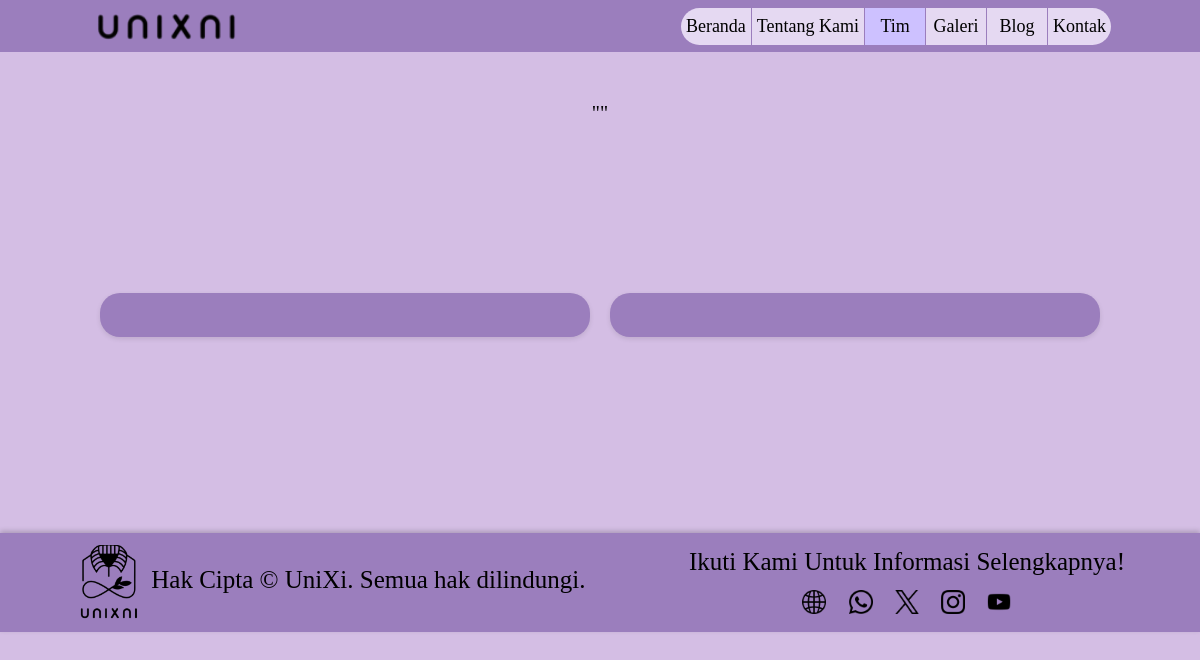
The page /tim on the database as committed earlier.
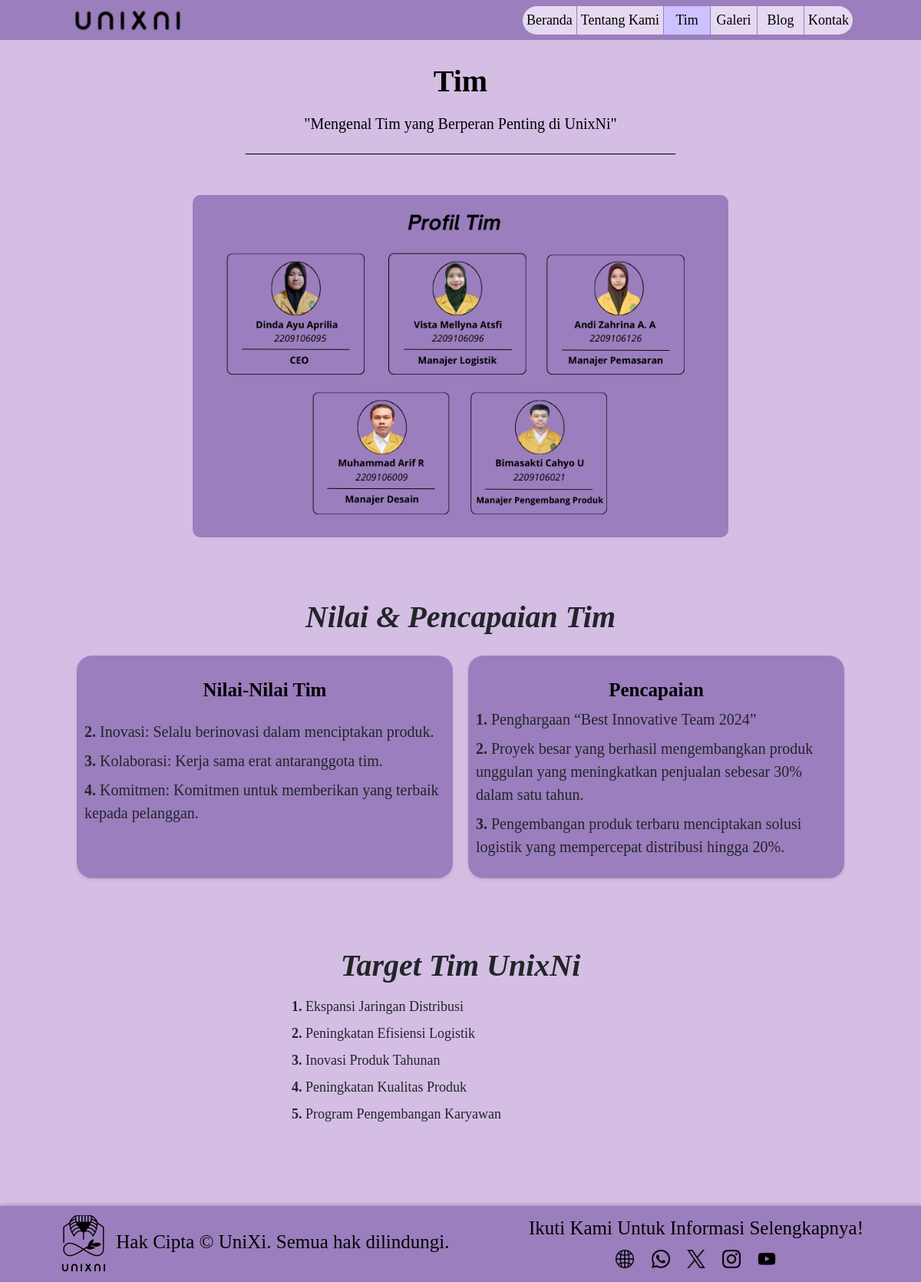
The same page on the database as committed later.
### unixni/models/home/tim.py (models this page shows, shortened)
class Tim(models.Model):
    title = models.CharField(max_length=255)
    subtitle = models.TextField()
    line = models.CharField(max_length=255)
    profil = models.ImageField(upload_to='tim/')
    title2 = models.CharField(max_length=255)
    subtitle2 = models.CharField(max_length=255)
    subtitle3 = models.CharField(max_length=255)
    title3 = models.CharField(max_length=255)

class Value(models.Model):
    list = models.CharField(max_length=255)

class Pencapaian(models.Model):
    list = models.CharField(max_length=255)

class Target(models.Model):
    list = models.CharField(max_length=255)

### unixni/views.py (the view)
# urls.py: path('tim', views.tim, name='tim'),
def tim(request):
    tim_details = Tim.objects.first()
    value = Value.objects.all()
    pencapaian = Pencapaian.objects.all()
    target = Target.objects.all()
    return render(request, 'tim.html',
                  {'tim_details': tim_details,
                   'value': value,
                   'pencapaian': pencapaian,
                   'target': target,
                   })

### unixni/templates/tim.html (shortened to what this page needs)
{% load static %}
{% load django_bootstrap5 %}
<!DOCTYPE html>
<html lang="en">
<head>
    {% bootstrap_css %}
    <link href="{% static 'css/pribadi.css' %}" rel="stylesheet">
</head>
<body>
    {% include 'layout/navbar.html' %}
    {% block content %}
    <div class="container" style="width: 95%;">
        <div class="about-container">
            <h1 class="text-center about-title mb-3">{{ tim_details.title }}</h1>
            <p class="text-center about-description mb-0">"{{ tim_details.subtitle }}"</p>
            <p class="text-center about-description mb-0">{{ tim_details.line }}</p>
            <div class="image-content text-center mt-5 mb-3 align-items-center justify-content-center">
                <img src="{{ tim_details.profil.url }}" alt="{{ tim_details.title }}" style="border-radius: 10px;width: 70%; height: auto;">
            </div>
            <h2 class="text-center fw-bold fst-italic mb-3">{{ tim_details.title2 }}</h2>
            <div class="row mb-0">
                <div class="about-card col ">
                    <h3 class="text-center about-heading mb-4">{{ tim_details.subtitle2 }}</h3>
                    <div class="col-md">
                        <ul class="list-unstyled">
                            {% for value in value %}
                            <li class="mb-2">
                                <strong>{{ value.id }}.</strong> {{ value.list }}
                            </li>
                            {% endfor %}
                        </ul>
                    </div>
                </div>
                <div class="about-card col">
                    <h3 class="about-heading text-center">{{ tim_details.subtitle3 }}</h3>
                    <div class="col-md">
                        <ul class="list-unstyled">
                            {% for pencapaian in pencapaian %}
                            <li class="mb-2">
                                <strong>{{ pencapaian.id }}.</strong> {{ pencapaian.list }}
                            </li>
                            {% endfor %}
                        </ul>
                    </div>
                </div>
        </div>
        <h2 class="text-center fw-bold fst-italic mb-3">{{ tim_details.title3 }}</h2>
        <div class="container">
            <div class="row justify-content-center">
                <div class="col-md-8">
                    <ul class="about-structur list-unstyled">
                        {% for target in target %}
                        <li class="mb-2">
                            <strong>{{ target.id }}.</strong> {{ target.list }}
                        </li>
                        {% endfor %}
                    </ul>
                </div>
            </div>
        </div>
    </div>
</div>
    {% include 'layout/footer.html' %}
    {% endblock %}
</body>
</html>

### unixni/templates/layout/navbar.html (shortened to what this page needs)
{% load static %}
<nav class="navbar navbar-expand-lg navbar-custom bg-custom">
    <div class="container" style="width: 95%;">
        <a class="navbar-brand" href="{% url 'homepage' %}">
            <img src="{% static 'images/icon/unixni.png' %}" alt="UnixNi Logo" height="30">
        </a>
        <div class="collapse navbar-collapse" id="navbarNav">
            <div class="btn-group ms-auto" role="group" aria-label="Basic example">
                <a class="btn btn-outline nav-link {% if request.resolver_match.url_name == 'homepage' %}active{% endif %}" href="{% url 'homepage' %}">Beranda</a>
                <a class="btn btn-outline nav-link {% if request.resolver_match.url_name == 'about' %}active{% endif %}" href="{% url 'about' %}">Tentang Kami</a>
                <a class="btn btn-outline nav-link {% if request.resolver_match.url_name == 'tim' %}active{% endif %}" href="{% url 'tim' %}">Tim</a>
                <a class="btn btn-outline nav-link {% if request.resolver_match.url_name == 'galeri' %}active{% endif %}" href="{% url 'galeri' %}">Galeri</a>
                <a class="btn btn-outline nav-link {% if request.resolver_match.url_name == 'blog' %}active{% endif %}" href="{% url 'blog' %}">Blog</a>
                <a class="btn btn-outline nav-link {% if request.resolver_match.url_name == 'kontak' %}active{% endif %}" href="{% url 'kontak' %}">Kontak</a>
            </div>
        </div>
    </div>
</nav>

### unixni/templates/layout/footer.html
{% load static %}
<footer class="footer-container custom-padding">
    <div class="footer-content">
        <p class="footer-text">
            <img src="{% static 'images/icon/unix.png' %}" alt="UniXi Logo" class="footer-logo">
            Hak Cipta © UniXi. Semua hak dilindungi.</p>
            <p class="footer-text">Ikuti Kami Untuk Informasi Selengkapnya!
                <br>
                <a href="#" class="social-icon"><img src="{% static 'images/icon/globe.png' %}" alt="Global"></a>
                <a href="#" class="social-icon"><img src="{% static 'images/icon/whatsapp.png' %}" alt="WhatsApp"></a>
                <a href="#" class="social-icon"><img src="{% static 'images/icon/twitter.png' %}" alt="Twitter"></a>
                <a href="#" class="social-icon"><img src="{% static 'images/icon/instagram.png' %}" alt="Instagram"></a>
                <a href="#" class="social-icon"><img src="{% static 'images/icon/youtube.png' %}" alt="YouTube"></a>
            </p>
    </div>
</footer>

### static/css/pribadi.css (style rules this page uses)
body, button, input, textarea { font-family: 'Lusitana', serif; }
body { background-color: #D4BEE4; font-size:large; }
h2 { margin-bottom: 15px; font-size: 40px; font-weight: bold; margin-top: 80px; padding-left: 2%; padding-right: 2%; text-align: center; }
p { font-size:25px; }
.custom-padding { padding-left: 0.5px; padding-right: 0.5px; }
.navbar-custom { background-color: #9B7EBD; padding-top: 5px; padding-bottom: 5px; padding-left: 5%; padding-right: 5%; position: sticky; top: 0; z-index: 1000; width: 100%; }
.navbar-brand { margin-right: 0; }
.btn-outline { color: black; border-color: white; background-color: #E5D9F2; padding: 5px 5px; margin: 0 2px; transition: background-color 0.3s ease; flex-grow: 1; }
.btn-group .btn:first-child { border-top-left-radius: 20px; border-bottom-left-radius: 20px; }
.btn-group .btn:last-child { border-top-right-radius: 20px; border-bottom-right-radius: 20px; }
.btn-group { display: flex; width: 50%; }
.btn-group .btn { flex: 1; min-width: max-content; text-align: center; }
.btn-outline.active { background-color: #CDC1FF; color: black; border-color: white; }
@media (min-width: 992px) { .navbar .container { padding: 0; max-width: 100%; } }
.footer-container { background-color: #9B7EBD; color: black; padding: 10px 30px; padding-left: 5%; padding-right: 5%; display: flex; align-items: center; justify-content: space-between; flex-wrap: wrap; font-size: 14px; left: 0; bottom: 0; width: 100%; z-index: 1000; box-shadow: 0 -2px 5px rgba(0, 0, 0, 0.2); }
.footer-content { display: flex; align-items: center; justify-content: space-between; width: 100%; }
.footer-logo { width: 70px; height: auto; }
.social-icon img { padding: 8px; color: white; width: 40px; height: auto; }
.footer-text { text-align: center; margin: 0 15px; }
.about-container { padding: 30px; margin-top: 0px; margin-left: 30px; margin-right: 30px; margin-bottom: 60px; }
.about-title { color: #000000; font-weight: bold; font-size: 40px; margin-bottom: 15px; }
.about-description { color: black; font-size: 20px; margin-bottom: 20px; }
.about-card { background-color: #9B7EBD; padding: 10px; border-radius: 20px; box-shadow: 0 2px 5px rgba(0, 0, 0, 0.1); margin: 10px; min-width: 250px; word-wrap: break-word; font-size: 20px; }
.about-heading { color: #000000; font-size: 25px; font-weight: bold; margin-top: 20px; }
.about-structur { padding-left: 100px; margin-right: 100px; }

Rows that differ between the two databases and show on the page:
added Tim: title "Tim", subtitle "Mengenal Tim yang Berperan Penting di UnixNi", line "________________________________________________________", profil (picture), title2 "Nilai & Pencapaian Tim", subtitle2 "Nilai-Nilai Tim", subtitle3 "Pencapaian", title3 "Target Tim UnixNi"
added Value: id "2", list "Inovasi: Selalu berinovasi dalam menciptakan produk."
added Value: id "3", list "Kolaborasi: Kerja sama erat antaranggota tim."
added Value: id "4", list "Komitmen: Komitmen untuk memberikan yang terbaik kepada pelanggan."
added Pencapaian: id "1", list "Penghargaan “Best Innovative Team 2024”"
added Pencapaian: id "2", list "Proyek besar yang berhasil mengembangkan produk unggulan yang meningkatkan penjualan sebesar 30% dalam satu tahun."
added Pencapaian: id "3", list "Pengembangan produk terbaru menciptakan solusi logistik yang mempercepat distribusi hingga 20%."
added Target: id "1", list "Ekspansi Jaringan Distribusi"
added Target: id "2", list "Peningkatan Efisiensi Logistik"
added Target: id "3", list "Inovasi Produk Tahunan"
added Target: id "4", list "Peningkatan Kualitas Produk"
added Target: id "5", list "Program Pengembangan Karyawan"
